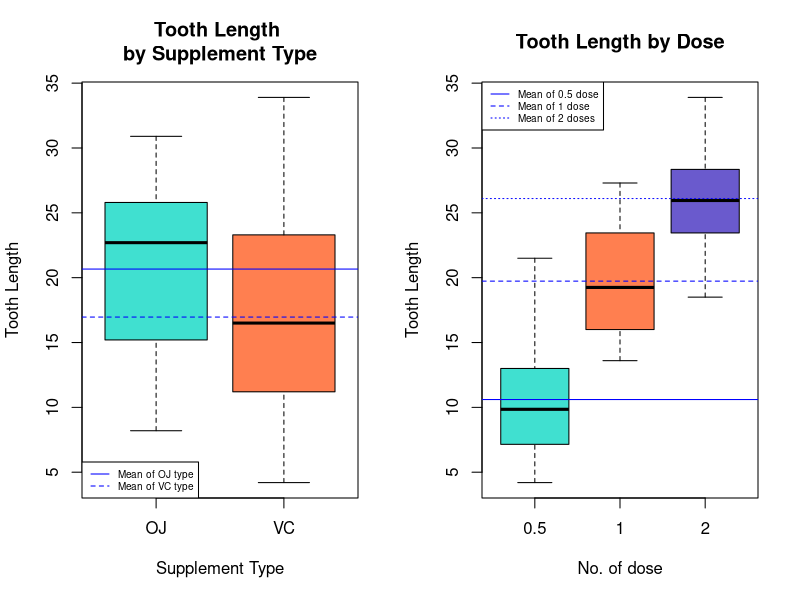
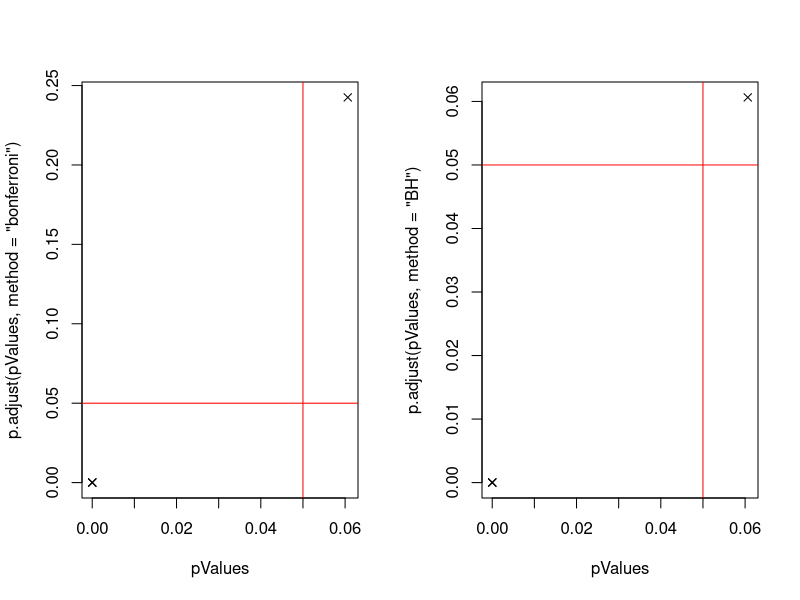
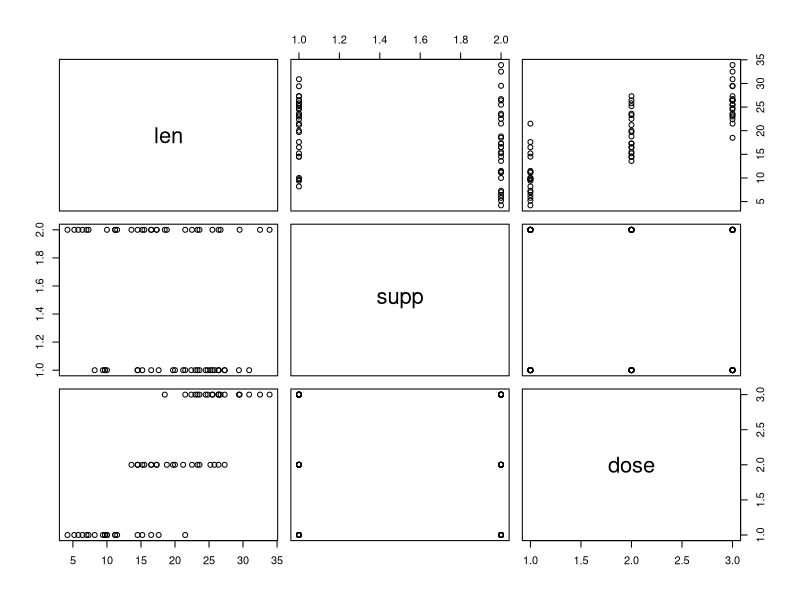

Write R code to recreate these figures, in order.
## ---- chunk 1
# load the data
data(ToothGrowth) # Data details in Appendix I
ToothGrowth$dose<-as.factor(ToothGrowth$dose) # factor the variable
## ---- chunk 2
# Get the data summary
summary(ToothGrowth)
# View the len mean by supp type
len.mean.bysupp <- aggregate(len ~  supp, data = ToothGrowth, mean);len.mean.bysupp
# View the len mean by dose
len.mean.bydose <- aggregate(len ~  dose, data = ToothGrowth, mean);len.mean.bydose
## ---- chunk 3
par(mfrow = c(1, 2))
# View the len breakdown by supp type
boxplot(len ~ supp, data = ToothGrowth, col = c("turquoise", "coral"),
         xlab = "Supplement Type", ylab = "Tooth Length",
         main = "Tooth Length \nby Supplement Type")
len.mean.bysupp.oj <- len.mean.bysupp[len.mean.bysupp$supp=="OJ",]$len
len.mean.bysupp.vc <- len.mean.bysupp[len.mean.bysupp$supp=="VC",]$len
abline(h=len.mean.bysupp.oj, col="blue", lty=1)
abline(h=len.mean.bysupp.vc, col="blue", lty=2)
legend("bottomleft", cex = 0.6, lty=c(1,2), col="blue",
       legend=c("Mean of OJ type", "Mean of VC type"))

# View the len breakdown by dose type
boxplot(len ~ dose, data = ToothGrowth, col = c("turquoise", "coral", "slateblue"),
         xlab = "No. of dose", ylab = "Tooth Length", main = "Tooth Length by Dose")
len.mean.bydose.half <- len.mean.bydose[len.mean.bydose==0.5,]$len
len.mean.bydose.one <- len.mean.bydose[len.mean.bydose==1,]$len
len.mean.bydose.two <- len.mean.bydose[len.mean.bydose==2,]$len
abline(h=len.mean.bydose.half, col="blue", lty=1)
abline(h=len.mean.bydose.one, col="blue", lty=2)
abline(h=len.mean.bydose.two, col="blue", lty=3)
legend("topleft", cex = 0.6, lty=c(1,2,3), col="blue",
       legend=c("Mean of 0.5 dose", "Mean of 1 dose", "Mean of 2 doses"))
## ---- chunk 4
# test the relationship between len and supp
t.supp <- t.test(len ~ supp, data = ToothGrowth)
## ---- chunk 5
# test the relationship between len and different numbers of doses
ToothGrowth.exclude.half <- ToothGrowth[ToothGrowth$dose != 0.5,]
ToothGrowth.exclude.one <- ToothGrowth[ToothGrowth$dose != 1,]
ToothGrowth.exclude.two <- ToothGrowth[ToothGrowth$dose != 2,]
t.dose.exludeshalf <- t.test(len ~ dose, data = ToothGrowth.exclude.half)
t.dose.exludesone <- t.test(len ~ dose, data = ToothGrowth.exclude.one)
t.dose.exludestwo <- t.test(len ~ dose, data = ToothGrowth.exclude.two)
## ---- chunk 6
# Collect the p-value of the tests
pValues <- c(t.supp$p.value,t.dose.exludeshalf$p.value,
             t.dose.exludesone$p.value,t.dose.exludestwo$p.value)
pValues;par(mfrow = c(1, 2))
# Adjust p-values Family-wise error rate
plot(pValues, p.adjust(pValues, method = "bonferroni"), pch = 4)
abline(v=0.05, col="red");abline(h=0.05, col="red")
# Adjust p-values False discovery rate
plot(pValues, p.adjust(pValues, method = "BH"), pch = 4)
abline(v=0.05, col="red");abline(h=0.05, col="red")
## ---- chunk 7
# get information about the data
?ToothGrowth;str(ToothGrowth);pairs(ToothGrowth)
## ---- chunk 8
# test the relationship between len and supp
t.supp <- t.test(len ~ supp, data = ToothGrowth); t.supp
# test the relationship between len and different numbers of doses
ToothGrowth.exclude.half <- ToothGrowth[ToothGrowth$dose != 0.5,]
ToothGrowth.exclude.one <- ToothGrowth[ToothGrowth$dose != 1,]
ToothGrowth.exclude.two <- ToothGrowth[ToothGrowth$dose != 2,]
t.dose.exludeshalf <- t.test(len ~ dose, data = ToothGrowth.exclude.half)
t.dose.exludesone <- t.test(len ~ dose, data = ToothGrowth.exclude.one)
t.dose.exludestwo <- t.test(len ~ dose, data = ToothGrowth.exclude.two)
t.dose.exludeshalf;t.dose.exludesone;t.dose.exludestwo
